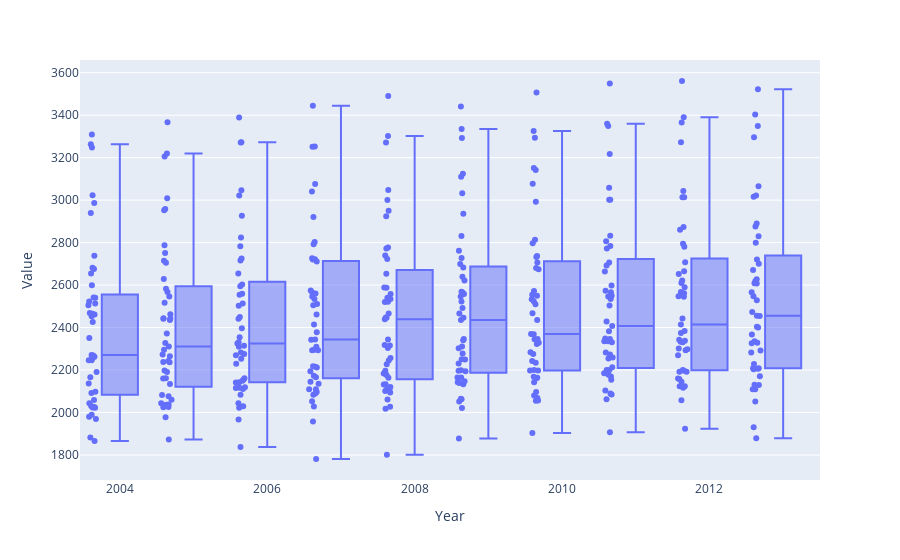

Notebook source saved alongside this figure:
### Code cell
# We can create a boxplot of the food supply data
import plotly.express as px

fig = px.box(afs_df, y="Value", x='Year', hover_name="Country", points="all")
fig.show()

### Figure 1 — Plotly figure (JSON) as saved in the notebook; plotly's stock layout.template omitted (floating-point values rounded to 4 significant figures; data arrays with more than 128 entries replaced by an {"elided": "..."} marker saying what was removed)
{"data": [{"alignmentgroup": "True", "boxpoints": "all", "hovertemplate": "<b>%{hovertext}</b><br><br>Year=%{x}<br>Value=%{y}<extra></extra>", "hovertext": {"elided": "450 str values"}, "legendgroup": "", "marker": {"color": "#636efa"}, "name": "", "notched": false, "offsetgroup": "", "orientation": "v", "showlegend": false, "type": "box", "x": {"elided": "450 int values"}, "x0": " ", "xaxis": "x", "y": {"elided": "450 int values"}, "y0": " ", "yaxis": "y"}], "layout": {"boxmode": "group", "legend": {"tracegroupgap": 0}, "margin": {"t": 60}, "xaxis": {"anchor": "y", "domain": [0, 1], "title": {"text": "Year"}}, "yaxis": {"anchor": "x", "domain": [0, 1], "title": {"text": "Value"}}}}
